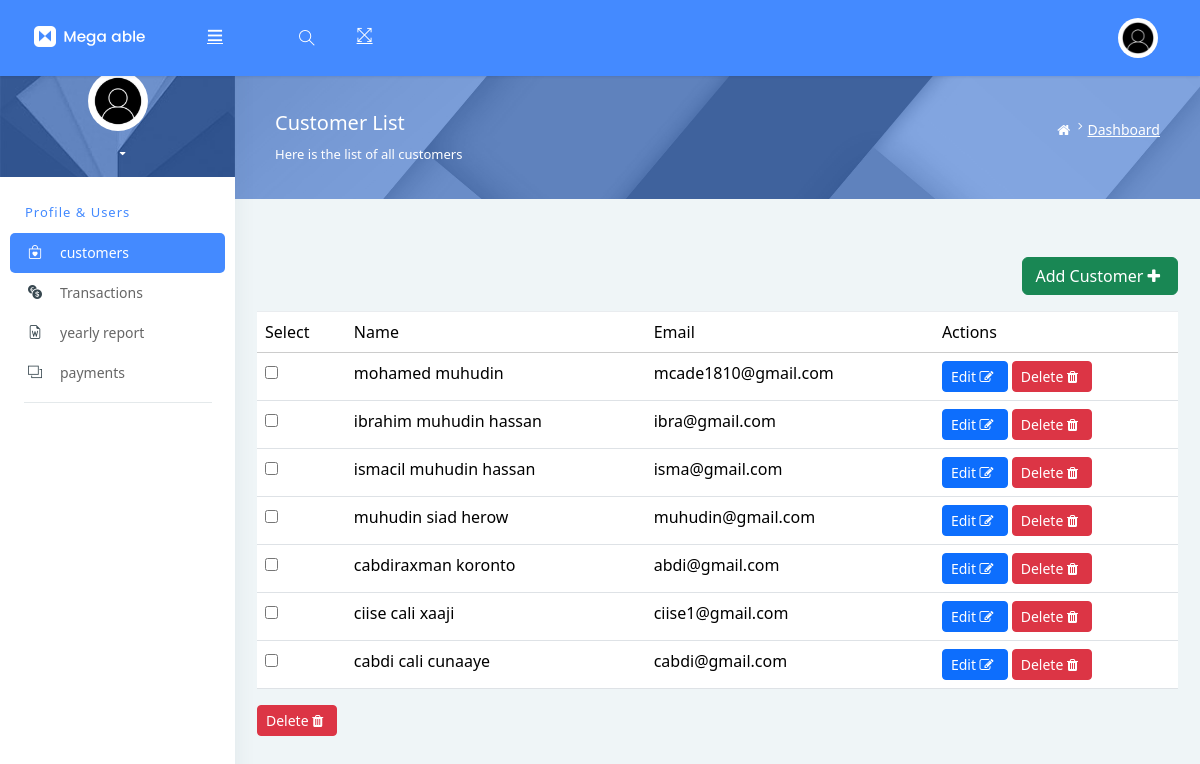
Screenshot of /customer/ with the database file from the repository.
### Customer/models.py (models this page shows, shortened)
class Customer(models.Model):
    name = models.CharField(max_length=100)
    phone = models.CharField(max_length=15)
    email = models.EmailField()
    created_at = models.DateTimeField(auto_now_add=True)

### Customer/views.py (the view)
# urls.py: path('',views.customers_list,name='customers'),
def customers_list(request):
    customers = Customer.objects.all()
    return render (request,'customers_dashboard/customers.html',{'customer':customers})

### Templates/customers_dashboard/customers.html (shortened to what this page needs)
{% extends 'admin_dashboard/base.html' %}
{% block header %}
    <div class="page-header">
        <div class="page-block">
            <div class="row align-items-center">
                <div class="col-md-8">
                    <div class="page-header-title">
                        <h5 class="m-b-10">Customer List</h5>
                        <p class="m-b-0">Here is the list of all customers</p>
                    </div>
                </div>
                <div class="col-md-4">
                    <ul class="breadcrumb-title">
                        <li class="breadcrumb-item">
                            <a href="#!"> <i class="fa fa-home"></i> </a>
                        </li>
                        <li class="breadcrumb-item"><a href="#!">Dashboard</a></li>
                    </ul>
                </div>
            </div>
        </div>
    </div>
{% endblock %}
{% block content %}
<div class="container mt-5">
    <div class="row">
        <div class="col-md-12">
            <div class="d-flex justify-content-end mb-3">
                <a href="{% url 'customers:registeration' %}" class="btn btn-success">Add Customer <i class="fa fa-plus"></i></a>
            </div>
            <table class="table">
                <thead>
                    <tr>
                        <th>Select</th>
                        <th>Name</th>
                        <th>Email</th>
                        <th>Actions</th>
                    </tr>
                </thead>
                <tbody>
                    {% for customer in customer %}
                    <tr>
                        <td><input type="checkbox" name="selected_customers" value="{{ customer.id }}"></td>
                        <td>{{ customer.name }}</td>
                        <td>{{ customer.email }}</td>
                        <td>
                            <a href="{% url 'customers:customer_update' customer.id %}" class="btn btn-primary btn-sm">Edit <i class="fa fa-edit"></i></a>
                            <button class="btn btn-danger btn-sm" onclick="confirmDelete('{{customer.id}}')"> Delete <i class="fa fa-trash"></i></button>
                        </td>
                    </tr>
                    {% endfor %}
                </tbody>
            </table>
            <div class="mt-3">
                <button class="btn btn-danger btn-sm" onclick="confirmMultiDelete('')"> Delete <i class="fa fa-trash"></i></button>
            </div>
        </div>
    </div>
</div>
{% endblock %}

### Templates/admin_dashboard/base.html (shortened to what this page needs)
<!DOCTYPE html>
<html lang="en">
<head>
    {% load static %}
    <link rel="stylesheet" href="{% static 'style.css' %}">
    <link rel="stylesheet" href="{% static 'assets/css/bootstrap/css/bootstrap.min.css' %}">
    <link rel="stylesheet" href="{% static 'assets/pages/waves/css/waves.min.css' %}" type="text/css" media="all">
    <link rel="stylesheet" href="{% static 'assets/icon/themify-icons/themify-icons.css' %}">
    <link rel="stylesheet" href="{% static 'assets/icon/font-awesome/css/font-awesome.min.css' %}">
    <link rel="stylesheet" href="{% static 'assets/css/jquery.mCustomScrollbar.css' %}">
    <link rel="stylesheet" href="https://www.amcharts.com/lib/3/plugins/export/export.css" type="text/css" media="all">
    <link rel="stylesheet" href="{% static 'assets/css/style.css' %}">
    <link href="https://cdn.jsdelivr.net/npm/bootstrap@5.3.2/dist/css/bootstrap.min.css" rel="stylesheet">
    <link href="https://cdn.jsdelivr.net/npm/bootstrap-icons/font/bootstrap-icons.css" rel="stylesheet">
</head>
<body>
    <div id="pcoded" class="pcoded">
        <div class="pcoded-container navbar-wrapper">
            <nav class="navbar header-navbar pcoded-header">
                <div class="navbar-wrapper">
                    <div class="navbar-logo">
                        <a class="mobile-menu waves-effect waves-light" id="mobile-collapse" href="#!">
                            <i class="ti-menu"></i>
                        </a>
                        <a href="#!">
                            <img class="img-fluid" src="{% static 'assets/images/logo.png' %}" alt="Theme-Logo" />
                        </a>
                    </div>
                    <div class="navbar-container container-fluid">
                        <ul class="nav-left">
                            <li class="header-search">
                                <div class="main-search morphsearch-search">
                                    <div class="input-group">
                                        <input type="text" class="form-control">
                                        <span class="input-group-addon search-btn"><i class="ti-search"></i></span>
                                    </div>
                                </div>
                            </li>
                            <li>
                                <a href="#!" onclick="javascript:toggleFullScreen()" class="waves-effect waves-light">
                                    <i class="ti-fullscreen"></i>
                                </a>
                            </li>
                        </ul>
                        <ul class="nav-right">
                            <li class="user-profile header-notification">
                                <a href="#!" class="waves-effect waves-light">
                                    {% if user.profile.get_avatar_url %}
                                    <img class="d-flex align-self-center img-radius" src="{{ user.profile.avatar.url }}" alt="Profile Picture">
                                  {% else %}
                                      <img src="{% static 'img/images.jpeg' %}" class="img-radius" alt="User-Profile-Image">
                                  {% endif %}
                            </li>
                        </ul>
                    </div>
                </div>
            </nav>
            <div class="pcoded-main-container">
                <div class="pcoded-wrapper">
                    <nav class="pcoded-navbar">
                        <div class="pcoded-inner-navbar main-menu">
                            <div class="">
                                <div class="main-menu-header">
                                    {% if user.userprofile.get_avatar_url %}
                                    <img class="d-flex align-self-center img-radius" src="{{ user.profile.avatar.url }}" alt="Profile Picture">
                                {% else %}
                                    <img src="{% static 'img/images.jpeg' %}" class="img-radius" alt="User-Profile-Image">
                                {% endif %}
                                    <div class="user-details">
                                        <span id="more-details">{{ user.username }}<i class="fa fa-caret-down"></i></span>
                                    </div>
                                </div>
                            </div>
                            <div class="pcoded-navigation-label" data-i18n="nav.category.forms">profile &amp; Users</div>
                            <ul class="pcoded-item pcoded-left-item">
                                <li class="pcoded-hasmenu">
                                    {% if user.is_authenticated and user.is_superuser %}
                                    <li class="{% if request.path == '/users/' %}active{% endif %}">
                                            <a href="{% url 'users:all_users' %}" class="waves-effect waves-dark">
                                                <span class="pcoded-micon"><i class="bi bi-person-check-fill"></i></i></span>
                                                <span class="pcoded-mtext" data-i18n="nav.basic-components.alert">Users</span>
                                                <span class="pcoded-mcaret"></span>
                                            </a>
                                    </li>
                                        <li class="{% if request.path == '/customer/' %}active{% endif %}">
                                            <a href="{% url 'customers:customers' %}" class="waves-effect waves-dark">
                                                <span class="pcoded-micon"><i class="bi bi-bag-heart"></i></span>
                                                <span class="pcoded-mtext" data-i18n="nav.basic-components.breadcrumbs">customers </span>
                                                <span class="pcoded-mcaret"></span>
                                            </a>
                                        </li>
                                        <li class="{% if request.path == '/transactions/' %}active{% endif %}">
                                            <a href="{% url 'finance:transactions' %}" class="waves-effect waves-dark">
                                                <span class="pcoded-micon"> <i class="bi bi-currency-exchange"></i></span>
                                                <span class="pcoded-mtext" data-i18n="nav.basic-components.breadcrumbs">Transactions</span>
                                                <span class="pcoded-mcaret"></span>
                                            </a>
                                        </li>
                                </li>
                                <li class="{% if request.path == '/transactions/yearly data/' %}active{% endif %}">
                                  <a href="{% url 'finance:yearly_report' %}" class="waves-effect waves-dark">
                                      <span class="pcoded-micon"><i class="bi bi-file-earmark-word"></i><b>FC</b></span>
                                      <span class="pcoded-mtext" data-i18n="nav.form-components.main">yearly report</span>
                                      <span class="pcoded-mcaret"></span>
                                  </a>
                              </li>
                              <li class="{% if request.path == '/transactions/payments/' %}active{% endif %}">
                                    <a href="{% url 'finance:payments' %}" class="waves-effect waves-dark">
                                        <span class="pcoded-micon"><i class="ti-layers"></i><b>FC</b></span>
                                        <span class="pcoded-mtext" data-i18n="nav.form-components.main">payments</span>
                                        <span class="pcoded-mcaret"></span>
                                    </a>
                                </li>
                                <li class="pcoded-hasmenu">
                                    <a href="javascript:void(0)" class="waves-effect waves-dark">
                                        <span class="pcoded-micon"><i class="ti-layout-grid2-alt"></i></span>
                                        <span class="pcoded-mtext"  data-i18n="nav.basic-components.main">my log Pages</span>
                                        <span class="pcoded-mcaret"></span>
                                    </a>
                                    <ul class="pcoded-submenu">
                                        <li class=" ">
                                            <a href="#!" class="waves-effect waves-dark">
                                                <span class="pcoded-micon"><i class="ti-angle-right"></i></span>
                                                <span class="pcoded-mtext" data-i18n="nav.basic-components.alert">customers log file</span>
                                                <span class="pcoded-mcaret"></span>
                                            </a>
                                        </li>
                                        <li class=" ">
                                            <a href="#!" class="waves-effect waves-dark">
                                                <span class="pcoded-micon"><i class="ti-angle-right"></i></span>
                                                <span class="pcoded-mtext" data-i18n="nav.basic-components.breadcrumbs">Transactions log file</span>
                                                <span class="pcoded-mcaret"></span>
                                            </a>
                                        </li>
                                        <li class=" ">
                                            <a href="#!" class="waves-effect waves-dark">
                                                <span class="pcoded-micon"><i class="ti-angle-right"></i></span>
                                                <span class="pcoded-mtext" data-i18n="nav.basic-components.breadcrumbs">Users log file</span>
                                                <span class="pcoded-mcaret"></span>
                                            </a>
                                        </li>
                                        <li class=" ">
                                            <a href="#!" class="waves-effect waves-dark">
                                                <span class="pcoded-micon"><i class="ti-angle-right"></i></span>
                                                <span class="pcoded-mtext" data-i18n="nav.basic-components.breadcrumbs">invalid log in credentials</span>
                                                <span class="pcoded-mcaret"></span>
                                            </a>
                                        </li>
                                    </ul>
                                </li>
                                {% else %}
                                <li class="{% if request.path == '/customer/' %}active{% endif %}">
                                    <a href="{% url 'customers:customers' %}" class="waves-effect waves-dark">
                                        <span class="pcoded-micon"><i class="bi bi-bag-heart"></i></span>
                                        <span class="pcoded-mtext" data-i18n="nav.basic-components.breadcrumbs">customers </span>
                                    </a>
                                </li>
                                <li class="{% if request.path == '/transactions/' %}active{% endif %}">
                                    <a href="{% url 'finance:transactions' %}" class="waves-effect waves-dark">
                                        <span class="pcoded-micon"> <i class="bi bi-currency-exchange"></i></span>
                                        <span class="pcoded-mtext" data-i18n="nav.basic-components.breadcrumbs">Transactions</span>
                                    </a>
                                </li>
                        </li>
                        <li class="{% if request.path == '/transactions/yearly data/' %}active{% endif %}">
                          <a href="{% url 'finance:yearly_report' %}" class="waves-effect waves-dark">
                              <span class="pcoded-micon"><i class="bi bi-file-earmark-word"></i><b>FC</b></span>
                              <span class="pcoded-mtext" data-i18n="nav.form-components.main">yearly report</span>
                          </a>
                      </li>
                      <li class="{% if request.path == '/transactions/payments/' %}active{% endif %}">
                            <a href="{% url 'finance:payments' %}" class="waves-effect waves-dark">
                                <span class="pcoded-micon"><i class="ti-layers"></i><b>FC</b></span>
                                <span class="pcoded-mtext" data-i18n="nav.form-components.main">payments</span>
                            </a>
                        </li>
                        {% endif %}
                            </ul>
                    </nav>
        <div class="pcoded-content">
            {% block header %} {% endblock %}
        </div>
            <div class="pcoded-content">
                <div class="pcoded-inner-content">
                    {% block content %}{% endblock %}
                </div>
            </div>
</body>
</html>

### Static/style.css (style rules this page uses)
.btn-primary { background-color: rgb(99, 39, 120); border-color: rgb(99, 39, 120); }

### rows the page displays
Customer: name "mohamed muhudin", email "mcade1810@gmail.com"
Customer: name "ibrahim muhudin hassan", email "ibra@gmail.com"
Customer: name "ismacil muhudin hassan", email "isma@gmail.com"
Customer: name "muhudin siad herow", email "muhudin@gmail.com"
Customer: name "cabdiraxman koronto", email "abdi@gmail.com"
Customer: name "ciise cali xaaji", email "ciise1@gmail.com"
Customer: name "cabdi cali cunaaye", email "cabdi@gmail.com"
